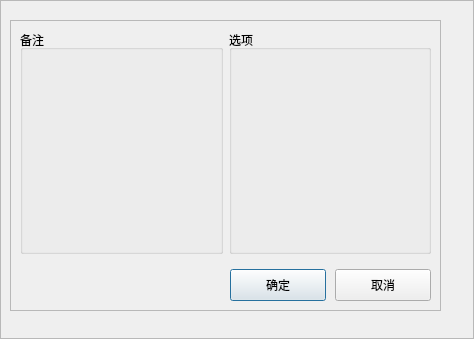
<?xml version="1.0" encoding="UTF-8"?>
<ui version="4.0">
 <class>NewAddressForm</class>
 <widget class="QDialog" name="NewAddressForm">
  <property name="geometry">
   <rect>
    <x>0</x>
    <y>0</y>
    <width>474</width>
    <height>339</height>
   </rect>
  </property>
  <property name="windowTitle">
   <string>Dialog</string>
  </property>
  <layout class="QVBoxLayout" name="verticalLayout">
   <property name="spacing">
    <number>0</number>
   </property>
   <property name="leftMargin">
    <number>0</number>
   </property>
   <property name="topMargin">
    <number>0</number>
   </property>
   <property name="rightMargin">
    <number>0</number>
   </property>
   <property name="bottomMargin">
    <number>0</number>
   </property>
   <item>
    <widget class="QFrame" name="frameMain">
     <property name="frameShape">
      <enum>QFrame::StyledPanel</enum>
     </property>
     <widget class="QFrame" name="frameContent">
      <property name="geometry">
       <rect>
        <x>10</x>
        <y>20</y>
        <width>431</width>
        <height>291</height>
       </rect>
      </property>
      <property name="frameShape">
       <enum>QFrame::StyledPanel</enum>
      </property>
      <layout class="QVBoxLayout" name="verticalLayout_2">
       <item>
        <layout class="QHBoxLayout" name="layoutContent">
         <item>
          <widget class="QGroupBox" name="groupBoxDesc">
           <property name="title">
            <string>备注</string>
           </property>
          </widget>
         </item>
         <item>
          <widget class="QGroupBox" name="groupBox">
           <property name="sizePolicy">
            <sizepolicy hsizetype="Preferred" vsizetype="Expanding">
             <horstretch>0</horstretch>
             <verstretch>0</verstretch>
            </sizepolicy>
           </property>
           <property name="title">
            <string>选项</string>
           </property>
          </widget>
         </item>
        </layout>
       </item>
       <item>
        <layout class="QHBoxLayout" name="horizontalLayout">
         <property name="spacing">
          <number>9</number>
         </property>
         <property name="topMargin">
          <number>9</number>
         </property>
         <item>
          <spacer name="horizontalSpacer">
           <property name="orientation">
            <enum>Qt::Horizontal</enum>
           </property>
           <property name="sizeHint" stdset="0">
            <size>
             <width>0</width>
             <height>0</height>
            </size>
           </property>
          </spacer>
         </item>
         <item>
          <widget class="QPushButton" name="ButtonOK">
           <property name="sizePolicy">
            <sizepolicy hsizetype="Fixed" vsizetype="Fixed">
             <horstretch>0</horstretch>
             <verstretch>0</verstretch>
            </sizepolicy>
           </property>
           <property name="minimumSize">
            <size>
             <width>96</width>
             <height>32</height>
            </size>
           </property>
           <property name="maximumSize">
            <size>
             <width>96</width>
             <height>32</height>
            </size>
           </property>
           <property name="text">
            <string>确定</string>
           </property>
          </widget>
         </item>
         <item>
          <widget class="QPushButton" name="ButtonCancel">
           <property name="sizePolicy">
            <sizepolicy hsizetype="Fixed" vsizetype="Fixed">
             <horstretch>0</horstretch>
             <verstretch>0</verstretch>
            </sizepolicy>
           </property>
           <property name="minimumSize">
            <size>
             <width>96</width>
             <height>32</height>
            </size>
           </property>
           <property name="maximumSize">
            <size>
             <width>96</width>
             <height>32</height>
            </size>
           </property>
           <property name="text">
            <string>取消</string>
           </property>
          </widget>
         </item>
        </layout>
       </item>
      </layout>
     </widget>
    </widget>
   </item>
  </layout>
 </widget>
 <resources/>
 <connections/>
</ui>
